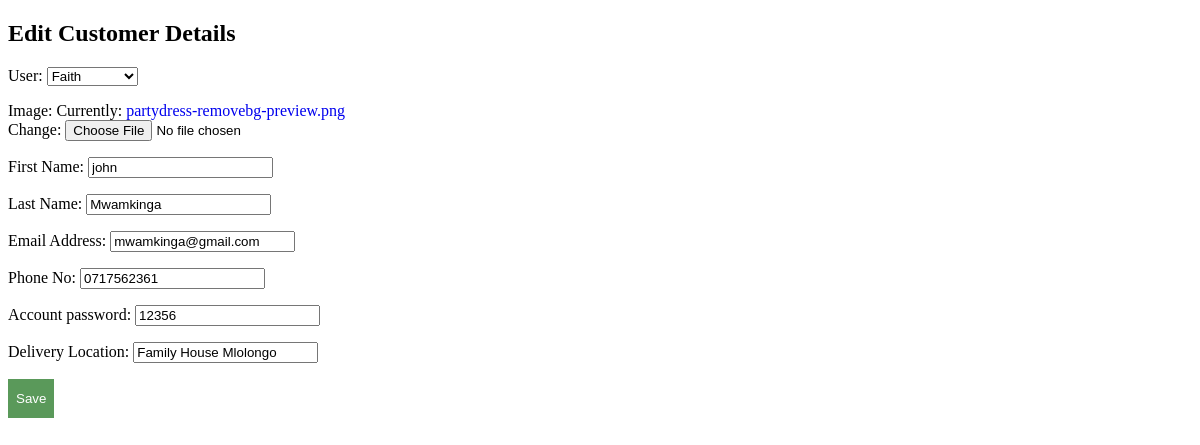
Page /customer/user/update/13 on the committed database.
### customer/models.py (models this page shows)
class Customer(models.Model):
    user=models.OneToOneField(User,null=True,on_delete=models.CASCADE)
    image=models.ImageField(default="")
    first_Name=models.CharField(max_length=32)
    last_Name=models.CharField(max_length=32)
    email_Address=models.EmailField()
    phone_No=models.CharField(max_length=32)
    account_password=models.CharField(max_length=32)
    delivery_Location=models.CharField(max_length=32)

### customer/views.py (the view)
# urls.py: path("user/update/<int:id>",customer_update_view,name="customer_update_view"),
def customer_update_view(request,id):
    customer=Customer.objects.get(id=id)
    if request.method=="POST":
        form=CustomerUploadForm(request.POST,instance=customer)
        if form.is_valid():
            form.save()
        return redirect("customer_detail_view",id=customer.id)
    else:
        form=CustomerUploadForm(instance=customer)
    return render(request,"customer/edit_customer.html",{"form":form})

### customer/forms.py
class CustomerUploadForm(forms.ModelForm):
    class Meta:
        model=Customer
        fields="__all__"

### templates/customer/edit_customer.html (shortened to what this page needs)
<!DOCTYPE html>
<html lang="en">
<head>
</head>
<body>
    <h2>Edit Customer Details</h2>
    <form method="post" class="upload-form">
        {{form.as_p}}
        <button type="submit" class="button">Save</button>
    </form>
</body>
</html>

### templates/customer/edit_customer.html (style rules this page uses)
a { text-decoration: none; }
button { padding: 12px 8px; border-style: none; background-color: rgb(90, 153, 90); color: white; margin-right: 20px; }
form { justify-content: center; }

### rows in the picture
Customer: user "Faith", first_Name "john", last_Name "Mwamkinga", email_Address "mwamkinga@gmail.com", phone_No "0717562361", account_password "12356", delivery_Location "Family House Mlolongo"
